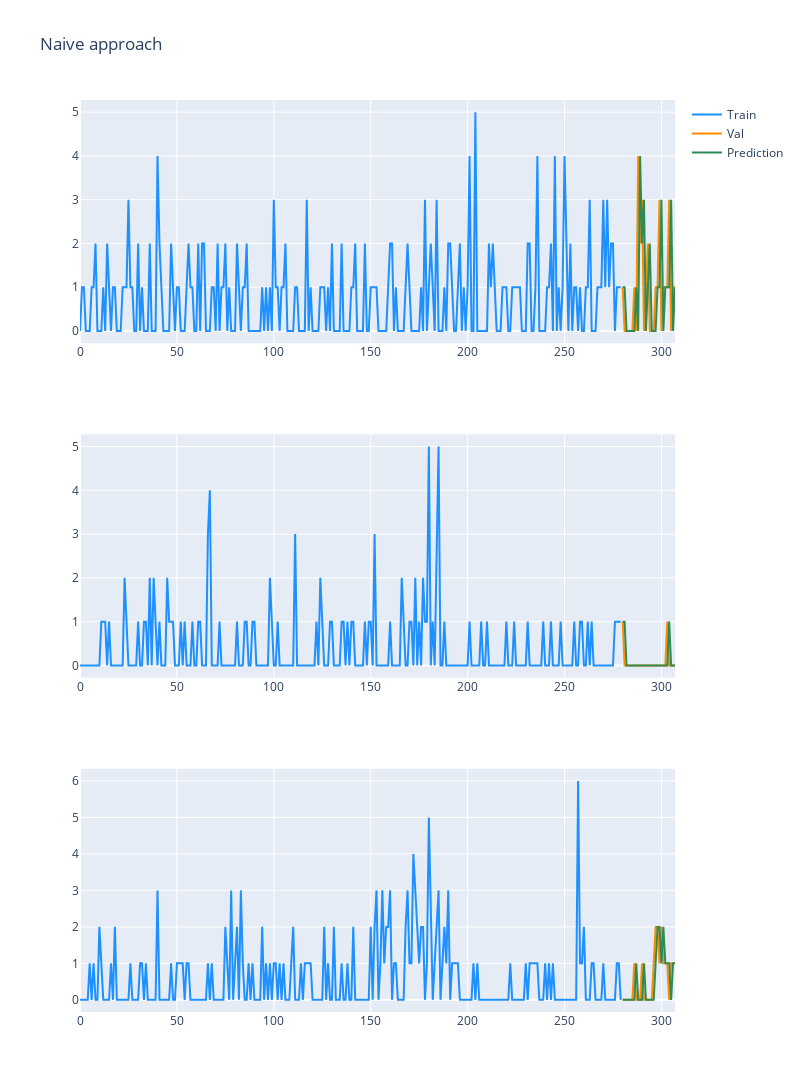

Notebook code for this chart:
### Code cell
pred_0 = predictions_naive[0]
pred_1 = predictions_naive[1]
pred_2 = predictions_naive[2]

plot_prediction(pred_0, pred_1, pred_2, title_text = "Naive approach")

### Figure 1 — Plotly figure (JSON) as saved in the notebook; plotly's stock layout.template omitted (floating-point values rounded to 4 significant figures; data arrays with more than 128 entries replaced by an {"elided": "..."} marker saying what was removed)
{"data": [{"marker": {"color": "dodgerblue"}, "mode": "lines", "name": "Train", "type": "scatter", "x": {"elided": "280 int values"}, "xaxis": "x", "y": {"elided": "280 int values"}, "yaxis": "y"}, {"marker": {"color": "darkorange"}, "mode": "lines", "name": "Val", "type": "scatter", "x": [280, 281, 282, 283, 284, 285, 286, 287, 288, 289, 290, 291, 292, 293, 294, 295, 296, 297, 298, 299, 300, 301, 302, 303, 304, 305, 306, 307], "xaxis": "x", "y": [1, 0, 0, 0, 0, 0, 1, 0, 4, 2, 3, 0, 1, 2, 0, 0, 0, 1, 1, 3, 0, 1, 1, 1, 3, 0, 1, 1], "yaxis": "y"}, {"marker": {"color": "seagreen"}, "mode": "lines", "name": "Prediction", "type": "scatter", "x": [280, 281, 282, 283, 284, 285, 286, 287, 288, 289, 290, 291, 292, 293, 294, 295, 296, 297, 298, 299, 300, 301, 302, 303, 304, 305, 306, 307], "xaxis": "x", "y": [1, 1, 0, 0, 0, 0, 0, 1, 0, 4, 2, 3, 0, 1, 2, 0, 0, 0, 1, 1, 3, 0, 1, 1, 1, 3, 0, 1], "yaxis": "y"}, {"marker": {"color": "dodgerblue"}, "mode": "lines", "name": "Train", "showlegend": false, "type": "scatter", "x": {"elided": "280 int values"}, "xaxis": "x2", "y": {"elided": "280 int values"}, "yaxis": "y2"}, {"marker": {"color": "darkorange"}, "mode": "lines", "name": "Val", "showlegend": false, "type": "scatter", "x": [280, 281, 282, 283, 284, 285, 286, 287, 288, 289, 290, 291, 292, 293, 294, 295, 296, 297, 298, 299, 300, 301, 302, 303, 304, 305, 306, 307], "xaxis": "x2", "y": [1, 0, 0, 0, 0, 0, 0, 0, 0, 0, 0, 0, 0, 0, 0, 0, 0, 0, 0, 0, 0, 0, 0, 1, 0, 0, 0, 0], "yaxis": "y2"}, {"marker": {"color": "seagreen"}, "mode": "lines", "name": "Prediction", "showlegend": false, "type": "scatter", "x": [280, 281, 282, 283, 284, 285, 286, 287, 288, 289, 290, 291, 292, 293, 294, 295, 296, 297, 298, 299, 300, 301, 302, 303, 304, 305, 306, 307], "xaxis": "x2", "y": [1, 1, 0, 0, 0, 0, 0, 0, 0, 0, 0, 0, 0, 0, 0, 0, 0, 0, 0, 0, 0, 0, 0, 0, 1, 0, 0, 0], "yaxis": "y2"}, {"marker": {"color": "dodgerblue"}, "mode": "lines", "name": "Train", "showlegend": false, "type": "scatter", "x": {"elided": "280 int values"}, "xaxis": "x3", "y": {"elided": "280 int values"}, "yaxis": "y3"}, {"marker": {"color": "darkorange"}, "mode": "lines", "name": "Val", "showlegend": false, "type": "scatter", "x": [280, 281, 282, 283, 284, 285, 286, 287, 288, 289, 290, 291, 292, 293, 294, 295, 296, 297, 298, 299, 300, 301, 302, 303, 304, 305, 306, 307], "xaxis": "x3", "y": [0, 0, 0, 0, 0, 0, 1, 0, 0, 0, 1, 0, 0, 0, 0, 0, 1, 2, 2, 1, 2, 1, 1, 1, 0, 1, 1, 1], "yaxis": "y3"}, {"marker": {"color": "seagreen"}, "mode": "lines", "name": "Prediction", "showlegend": false, "type": "scatter", "x": [280, 281, 282, 283, 284, 285, 286, 287, 288, 289, 290, 291, 292, 293, 294, 295, 296, 297, 298, 299, 300, 301, 302, 303, 304, 305, 306, 307], "xaxis": "x3", "y": [0, 0, 0, 0, 0, 0, 0, 1, 0, 0, 0, 1, 0, 0, 0, 0, 0, 1, 2, 2, 1, 2, 1, 1, 1, 0, 1, 1], "yaxis": "y3"}], "layout": {"height": 1200, "title": {"text": "Naive approach"}, "width": 800, "xaxis": {"anchor": "y", "domain": [0, 1]}, "xaxis2": {"anchor": "y2", "domain": [0, 1]}, "xaxis3": {"anchor": "y3", "domain": [0, 1]}, "yaxis": {"anchor": "x", "domain": [0.7333, 1]}, "yaxis2": {"anchor": "x2", "domain": [0.3667, 0.6333]}, "yaxis3": {"anchor": "x3", "domain": [0, 0.2667]}}}
